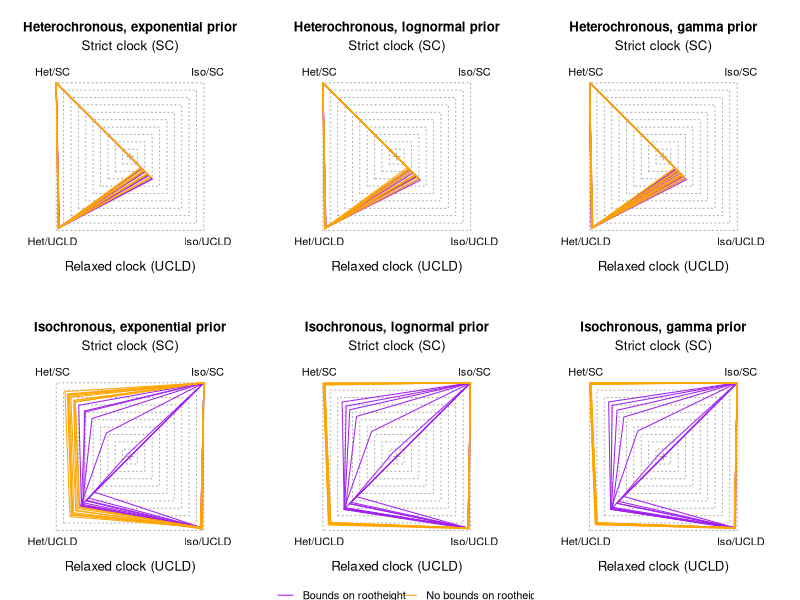

Source code (R):
library(RColorBrewer)
pal <- brewer.pal(10, "Set3")

setwd("~/PhD/prior_sensitivity/constant_coalescent/")

#mle_calculations <- read.table("~/Documents/Work/Pasteur/BETS/figures/BETS_empirical.csv", head = T, sep = ",")
mle_exp <- read.csv("exponential_marginal_likelihoods_sim_constant_coalescent.csv", row.names = 1, sep = ",")
mle_exp <- mle_exp[, c("SC_het", "SC_iso", "UCLD_iso", "UCLD_het")]
mle_log <- read.csv("lognormal_marginal_likelihoods_sim_constant_coalescent.csv", row.names = 1, sep = ",")
mle_log <- mle_log[, c("SC_het", "SC_iso", "UCLD_iso", "UCLD_het")]
mle_gamma <- read.csv("gamma_marginal_likelihoods_sim_constant_coalescent.csv", row.names = 1, sep = ",")
mle_gamma <- mle_gamma[, c("SC_het", "SC_iso", "UCLD_iso", "UCLD_het")]

rescale_mles <- function(mle_values){
  for(i in 1:dim(mle_values)[1]){
    mle_values[i,] <- mle_values[i,] - max(mle_values[i,])
  }
  mle_values <- 10 + mle_values / 10
  mle_values[mle_values < 0] <- 0
  return(mle_values)
}

#plot_polygon <- function(mle_values, pal){
#  polygon(c(-mle_values[1], mle_values[2], mle_values[4], -mle_values[3]), 
#            c(mle_values[1], mle_values[2], -mle_values[4], -mle_values[3]), border = pal)
#  points(c(-mle_values[1], mle_values[2], mle_values[4], -mle_values[3]), 
#         c(mle_values[1], mle_values[2], -mle_values[4], -mle_values[3]), col = pal, cex=1)
#}
 
plot_polygon <- function(mle_values, pal, index){
  polygon(c(-mle_values$SC_het[index],mle_values$SC_iso[index],mle_values$UCLD_iso[index],-mle_values$UCLD_het[index]),
          c(mle_values$SC_het[index],mle_values$SC_iso[index],-mle_values$UCLD_iso[index],-mle_values$UCLD_het[index]), border = pal)
  #points(, col = pal, cex=1)
}

draw_plot <- function(mle_values, set, prior, colours = c("purple", "orange"), main = "main title"){
  par(mar = c(3, 2, 4, 2.5), pty="s")
  plot(0, 0, ylim = c(-13, 13), xlim = c(-13, 13), type = "n", bty = "n", 
       yaxt = "n", xaxt = "n", ylab = "", xlab = "", main = main)
  mtext("Strict clock (SC)", side = 3, las = 1, cex = 0.8)
  mtext("Relaxed clock (UCLD)", side = 1, las = 1, cex = 0.8)
  #mtext("Heterochronous", side = 2, las = 1, cex = 0.8)
  #mtext("Isochronous", side = 4, las = 1, cex = 0.8)
  
  for(i in seq(from = 10, to = 1, by = -1)){
    polygon(c(-i, -i, i, i), c(-i, i, i, -i), border = "darkgrey", lty = 3, col = "white")
  }
  points(0, 0, pch = 3, col = "darkgrey")
  text(c(-10.5, 10.5, 10.5, -10.5), 
       c(11.5, 11.5, -11.5, -11.5), labels = c("Het/SC","Iso/SC","Iso/UCLD","Het/UCLD"))
  
  for (index in 1:10) {
    plot_polygon(mle_values, pal = colours[1], index)
  }
  for (index in 11:20){
    plot_polygon(mle_values, pal = colours[2], index)    
  }
}

for (set in c(1,3)) {
  
}



sets <- c("Heterochronous with Bounds", "Heterchronous without Bounds", "Ultrametric with Bounds", "Ultrametric without Bounds")

priors <- c("Exponential", "Gamma", "Lognormal")

for (prior in priors) {
  
}

#pdf("het_bounds_sims.pdf",width=6,height=8)
#par(mfrow = (c(3,1))) 

set <- c(1,3)

exp_mles1 <- mle_exp[grep("hetero", rownames(mle_exp)),]
exp_mles1 <- rescale_mles(exp_mles1)

logn_mles1 <- mle_log[grep("hetero", rownames(mle_log)),]
logn_mles1 <- rescale_mles(logn_mles1)

gamma_mles1 <- mle_gamma[grep("hetero", rownames(mle_gamma)),]
gamma_mles1 <- rescale_mles(gamma_mles1)

exp_mles3 <- mle_exp[grep("ultra", rownames(mle_exp)),]
exp_mles3 <- rescale_mles(exp_mles3)

logn_mles3 <- mle_log[grep("ultra", rownames(mle_log)),]
logn_mles3 <- rescale_mles(logn_mles3)

gamma_mles3 <- mle_gamma[grep("ultra", rownames(mle_gamma)),]
gamma_mles3 <- rescale_mles(gamma_mles3)


pdf("coalescent_constant_sims.pdf",width=9,height=7)
par(mfrow = (c(2,3))) 
draw_plot(exp_mles1,set[1],priors[1], main = "Heterochronous, exponential prior")
draw_plot(logn_mles1,set[1],priors[3], main = "Heterochronous, lognormal prior")
draw_plot(gamma_mles1,set[1],priors[2], main = "Heterochronous, gamma prior")
draw_plot(exp_mles3,set[2],priors[1], main = "Isochronous, exponential prior")
draw_plot(logn_mles3,set[2],priors[3], main = "Isochronous, lognormal prior")
legend(-16.5,-17, legend=c("Bounds on rootheight","No bounds on rootheight"), col=c("purple", "orange"),
       pch=c(1,1),lty=1,xpd=TRUE,cex=1,pt.cex=0, horiz = TRUE,bty = "n",text.width=c(13,8),seg.len=1.5)
draw_plot(gamma_mles3,set[2],priors[2], main = "Isochronous, gamma prior")
dev.off()


#pdf("iso_sims.pdf",width=9,height=4.5)
#par(mfrow = c(1,3))
#draw_plot(exp_mles,set,priors[1], main = "Isochronous, exponential prior")
#draw_plot(logn_mles,set,priors[3], main = "Isochronous, lognormal prior")
#legend(-16.5,-17, legend=c("Bounds on rootheight","No bounds on rootheight"), col=c("purple", "orange"),
#       pch=c(1,1),lty=1,xpd=TRUE,cex=1,pt.cex=0, horiz = TRUE,bty = "n",text.width=c(13,8),seg.len=1.5)
#draw_plot(gamma_mles,set,priors[2], main = "Isochronous, gamma prior")
#dev.off()

